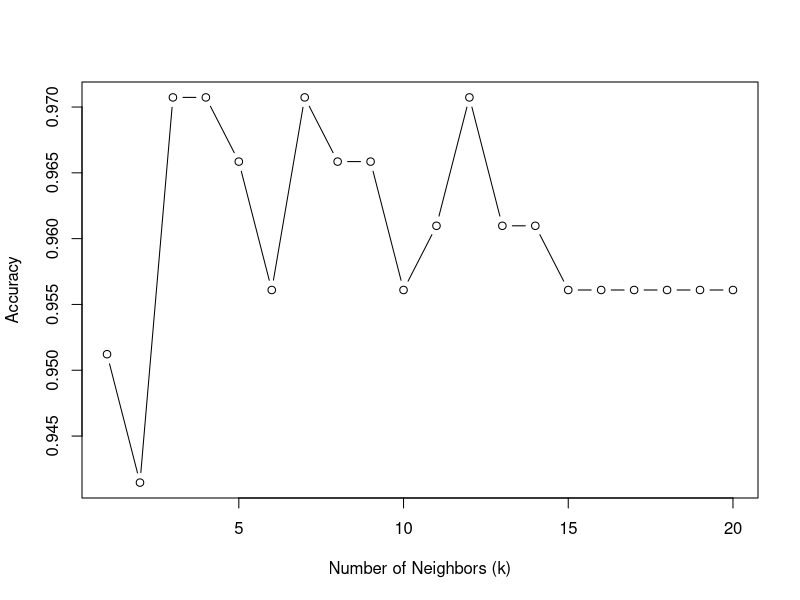

Here is the R script that generated this plot:
# If needed, install the required package
install.packages("mlbench")


# Load the dataset
library(mlbench)
data(BreastCancer)
breast_cancer_data <- BreastCancer[, -1]  # Remove the ID column
breast_cancer_data <- na.omit(breast_cancer_data)  # Handle missing values

# Convert response variable to factor
breast_cancer_data$Class <- factor(breast_cancer_data$Class, levels = c("benign", "malignant"))


# Set seed for reproducibility
set.seed(123)

# Split into training (70%) and test (30%) sets
sample_index <- sample(seq_len(nrow(breast_cancer_data)), size = 0.7 * nrow(breast_cancer_data))
train_data <- breast_cancer_data[sample_index, ]
test_data <- breast_cancer_data[-sample_index, ]


# Load the class package for knn
library(class)

# Set predictor variables and response for training and testing
train_X <- train_data[, -ncol(train_data)]
test_X <- test_data[, -ncol(test_data)]
train_y <- train_data$Class
test_y <- test_data$Class

# Implement KNN with k = 5
knn_pred <- knn(train = train_X, test = test_X, cl = train_y, k = 5)


# Confusion matrix
confusion_matrix <- table(Predicted = knn_pred, Actual = test_y)
confusion_matrix

# Calculate accuracy
accuracy <- sum(diag(confusion_matrix)) / sum(confusion_matrix)
accuracy * 100


# Find optimal k by checking accuracy for different k values
accuracy_k <- sapply(1:20, function(k) {
  knn_pred <- knn(train = train_X, test = test_X, cl = train_y, k = k)
  sum(diag(table(Predicted = knn_pred, Actual = test_y))) / length(test_y)
})

plot(1:20, accuracy_k, type = "b", xlab = "Number of Neighbors (k)", ylab = "Accuracy")


